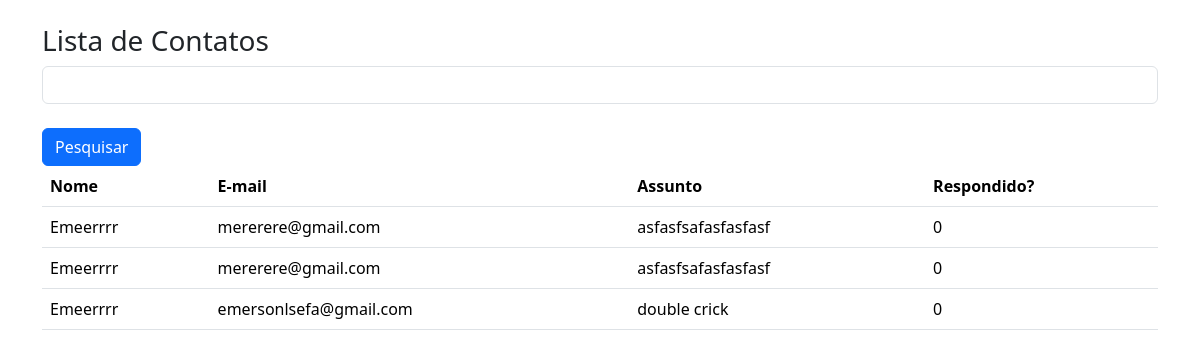
The app's page /contato/lista/, older data.
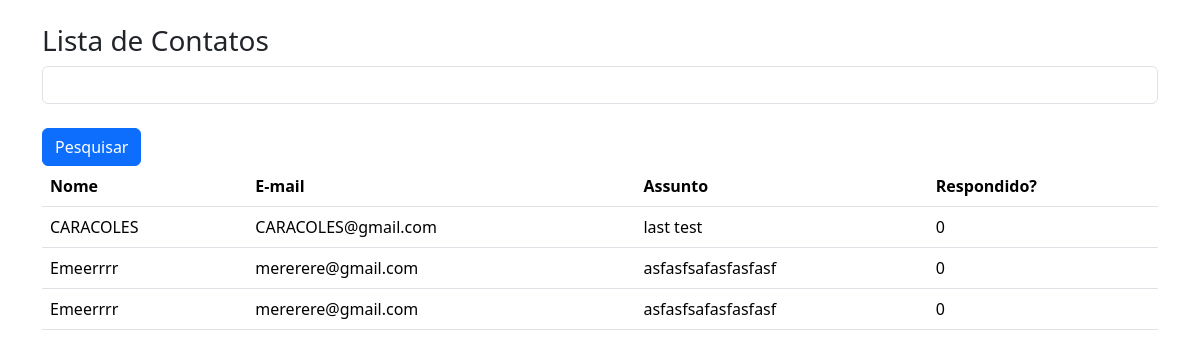
The same page, newer data.
### estudo/models.py (models this page shows)
class Contato(db.Model):
    id = db.Column(db.Integer, primary_key=True)
    data_envio = db.Column(db.DateTime, default=datetime.utcnow())
    nome = db.Column(db.String, nullable=True)
    email = db.Column(db.String, nullable=True)
    assunto = db.Column(db.String, nullable=True)
    mensagem = db.Column(db.String, nullable=True)
    respondido = db.Column(db.Integer, default=0)

### estudo/views.py (the view)
@app.route('/contato/lista/')
def contatoLista():
     context = {}
     if request.method == 'GET':
         pesquisa = request.args.get('pesquisa','')
     dados = Contato.query.order_by('nome')
     if pesquisa != '':
         dados = dados.filter_by(nome=pesquisa)
     context = {'dados': dados.all()}
     return render_template('Contato_lista.html', context = context)

### estudo/templates/Contato_lista.html (shortened to what this page needs)
<!DOCTYPE html>
<html lang="pt-br">
<head>
    <link href="https://cdn.jsdelivr.net/npm/bootstrap@5.3.8/dist/css/bootstrap.min.css" rel="stylesheet">
</head>
<body>
    <div class="container mt-4">
        <div class="row mt-4">
            <h3>Lista de Contatos</h3>
            <form method="get" calss="row">
                <div class="class-col9">
                    <input type="text" name="pesquisa" class="form-control">
                </div>
                <div class="col-3 mt-4">
                    <button type="submit" class="btn btn-primary"> Pesquisar</button>
                </div>
            </form>
            <div class="col-12">
                <table class="table">
                    <thead>
                        <tr>
                            <th>Nome</th>
                            <th>E-mail</th>
                            <th>Assunto</th>
                            <th>Respondido?</th>
                        </tr>
                    </thead>
                    <tbody>
                        <tr>
                            <td>{{context['dados'][0].nome}}</td>
                            <td>{{context['dados'][0].email}}</td>
                            <td>{{context['dados'][0].assunto}}</td>
                            <td>{{context['dados'][0].respondido}}</td>
                        </tr>
                        <tr>
                            <td>{{context['dados'][1].nome}}</td>
                            <td>{{context['dados'][1].email}}</td>
                            <td>{{context['dados'][1].assunto}}</td>
                            <td>{{context['dados'][1].respondido}}</td>
                        </tr>
                        <tr>
                            <td>{{context['dados'][2].nome}}</td>
                            <td>{{context['dados'][2].email}}</td>
                            <td>{{context['dados'][2].assunto}}</td>
                            <td>{{context['dados'][2].respondido}}</td>
                        </tr>
                    </tbody>
                </table>
            </div>
        </div>
</body>
</html>

Row changes from the older to the newer data that the page shows:
no longer on this page (row unchanged): Contato: nome "Emeerrrr", email "emersonlsefa@gmail.com", assunto "double crick", respondido "0"
added Contato: nome "CARACOLES", email "CARACOLES@gmail.com", assunto "last test", respondido "0"
Text that changed along with them:
{{ context['dados'][2].email }}: "emersonlsefa@gmail.com" → "mererere@gmail.com"
{{ context['dados'][2].assunto }}: "double crick" → "asfasfsafasfasfasf"
{{ context['dados'][0].nome }}: "Emeerrrr" → "CARACOLES"
{{ context['dados'][0].email }}: "mererere@gmail.com" → "CARACOLES@gmail.com"
{{ context['dados'][0].assunto }}: "asfasfsafasfasfasf" → "last test"
